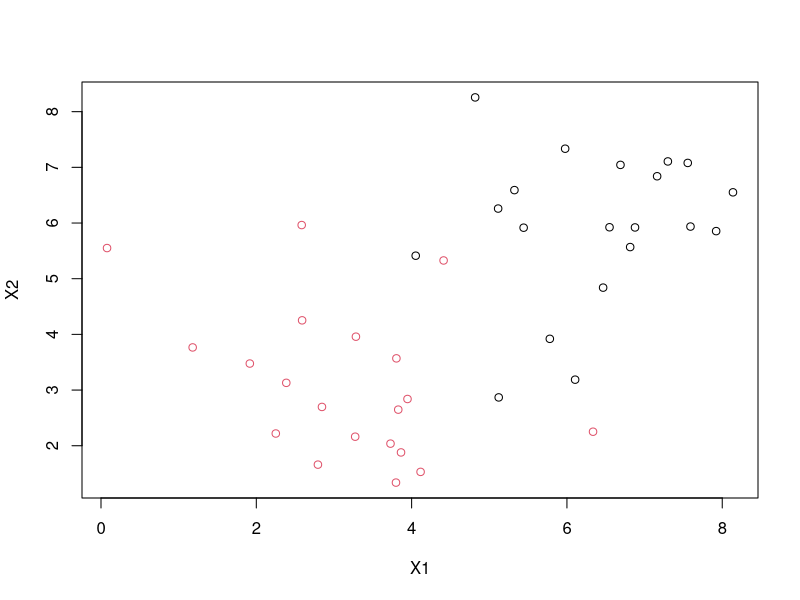
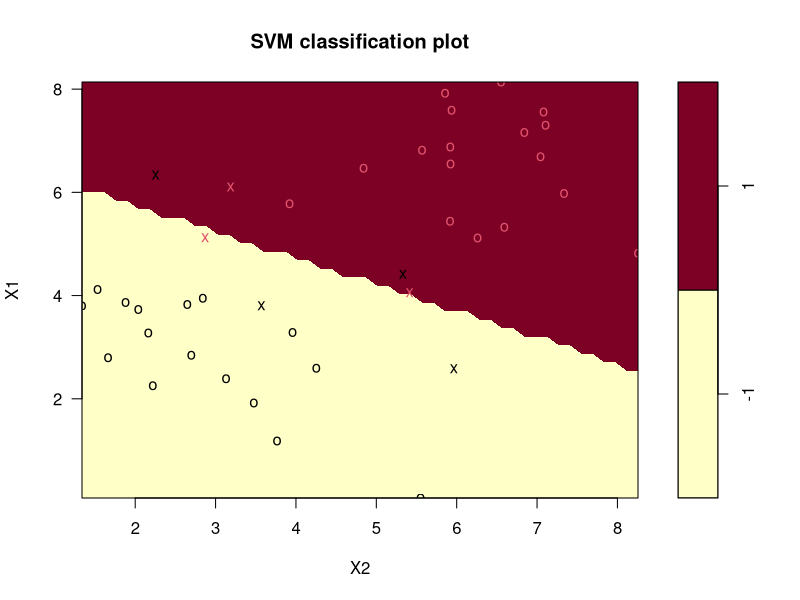
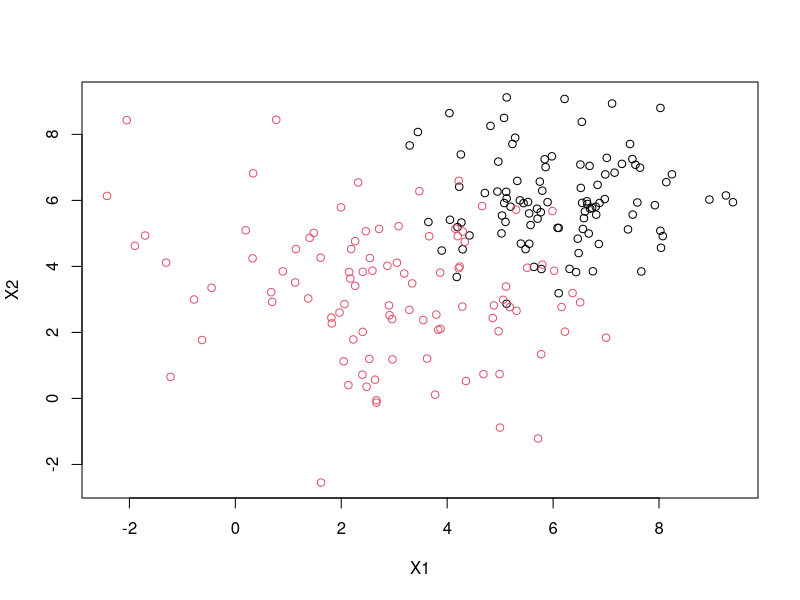
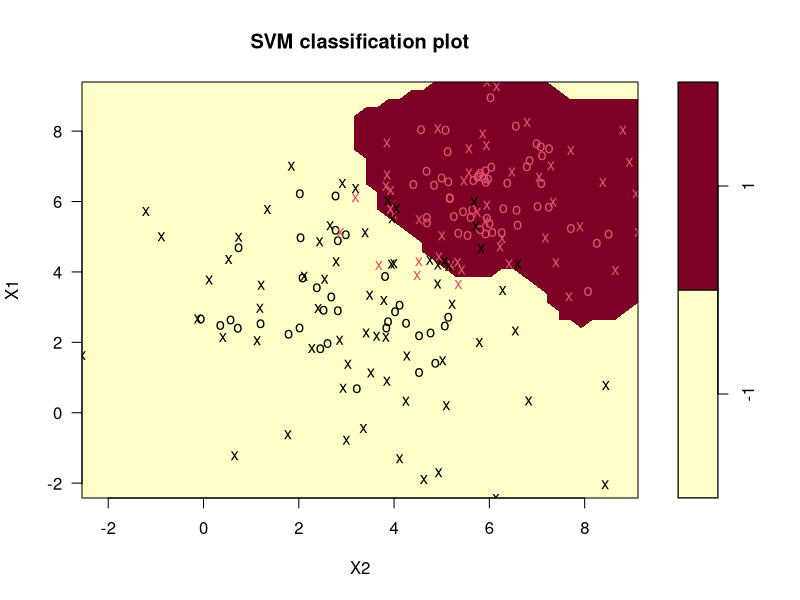

These charts were generated, in order, by the following R code:
####################################
# Statistical Data Mining Example7 #
####################################

install.packages('e1071')
library(e1071)
library(mvtnorm)

# Data generation
set.seed(1)
n1 = 20; n2 = 20
mean1 = c(6,6)
mean2 = c(3,3)
sig1 = matrix(c(2,0,0,2),2,2)
sig2 = matrix(c(2,-0.8,-0.8,2),2,2)

x = rbind(rmvnorm(n1,mean1,sig1),rmvnorm(n2,mean2,sig2))
y = as.factor(c(rep(1,n1),rep(-1,n2)))
train = data.frame(y,x)

x = rbind(rmvnorm(n1,mean1,sig1),rmvnorm(n2,mean2,sig2))
y = as.factor(c(rep(1,n1),rep(-1,n2)))
test = data.frame(y,x)


# Scatter plot for the training data
plot(cbind(train$X1,train$X2),col=(3-as.numeric(train$y)),xlab='X1',ylab='X2')


##### Support vector classifier #####

# In svm function, y should be a factor object.
# cost: Reverse direction of tuning parameter C.

fit = svm(y ~ ., data=train, kernel='linear', cost=10, scale=F)
summary(fit)
plot(fit,data=train)

# Indices of support vectors
fit$index


# smaller cost -> larger margin -> More support vectors.
fit1 = svm(y ~ ., data=train, kernel='linear', cost=0.01, scale=F)
summary(fit1)

# Determine cost: CV (cross=5 -> 5-fold CV)
set.seed(1)
cv.fit = tune(svm, y ~ ., data=train, kernel='linear', 
              tunecontrol=tune.control(cross=5),
              ranges=list(cost=c(0.001,0.01,0.1,1,5,10,100)))
summary(cv.fit)

# SVC with the best C
best.fit = cv.fit$best.model
summary(best.fit)

# Prediction for test data
y.test = predict(best.fit, test)
table(predict=y.test, true = test$y)


##### Support Vector Machine (SVM) #####

# Data generation
set.seed(1)
n1 = 100; n2 = 100
mean1 = c(6,6)
mean2 = c(3,3)
sig1 = matrix(c(2,0,0,2),2,2)
sig2 = matrix(c(4,-0.8,-0.8,4),2,2)

x = rbind(rmvnorm(n1,mean1,sig1),rmvnorm(n2,mean2,sig2))
y = as.factor(c(rep(1,n1),rep(-1,n2)))
train = data.frame(y,x)

x = rbind(rmvnorm(n1,mean1,sig1),rmvnorm(n2,mean2,sig2))
y = as.factor(c(rep(1,n1),rep(-1,n2)))
test = data.frame(y,x)

# Scatter plot for the training data
plot(cbind(train$X1,train$X2),col=(3-as.numeric(train$y)),xlab='X1',ylab='X2')


fit = svm(y ~ ., data=train, kernel='radial',gamma=1, cost=1, scale=F)
summary(fit)
plot(fit, train)

set.seed(1)
cv.fit = tune(svm, y~., data=train, kernel='radial', 
              ranges=list(cost=c(0.001,0.01,0.1,1,5,10,100),
              gamma=c(0.01,0.1,0.5,1,2,3,4)))
summary(cv.fit)


# SVM with the best parameters
best.fit = cv.fit$best.model
summary(best.fit)

# Prediction for test data
y.test = predict(best.fit, test)
table(predict=y.test, true = test$y)




